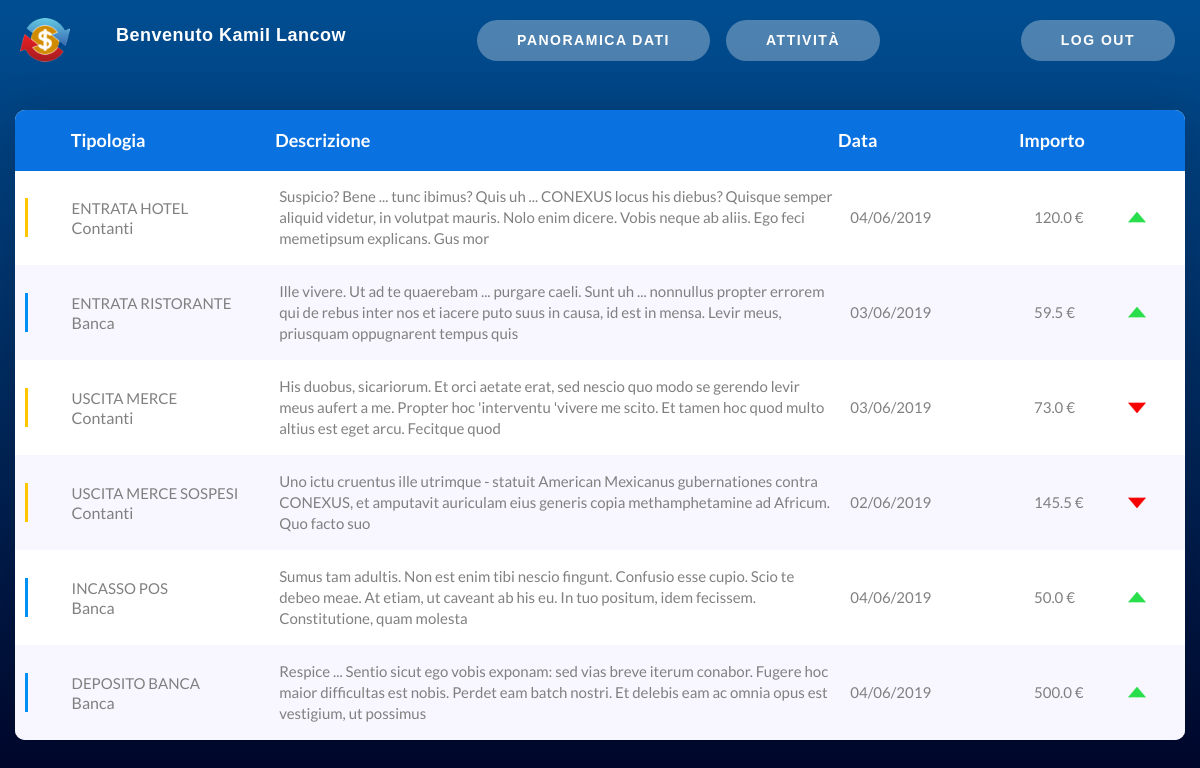
/Website/management.php (signed in), run on the app's committed database.
### tables this page shows
CREATE TABLE `utenti` (
  `nome` varchar(20) NOT NULL,
  `cognome` varchar(20) NOT NULL,
  `email` varchar(30) NOT NULL,
  `password` varchar(20) NOT NULL,
  `num_accessi` smallint(4) NOT NULL
);

CREATE TABLE `dati` (
  `tipo` varchar(20) NOT NULL,
  `tipo_bilancio` varchar(8) NOT NULL,
  `descrizione` varchar(300) NOT NULL,
  `data` varchar(10) NOT NULL,
  `importo` varchar(15) NOT NULL,
  `ID_utente` varchar(30) NOT NULL,
  `ID_dati` int(5) NOT NULL
);

### Website/assets/php/session.php (called while the page is built, shortened)
<?php
   include('config.php');
   $user_check = $_SESSION['login_user_email'];
   $ses_sql = mysqli_query($conn,"SELECT nome, cognome FROM utenti WHERE email = '". $user_check. "'");
   $row = mysqli_fetch_array($ses_sql,MYSQLI_ASSOC);
   $login_session = $row['nome']. " ". $row['cognome'];
?>

### Website/management.php (the view, shortened to what this page needs)
<?php
   include('assets/php/session.php');
?>
<html>
   <head>
         <link rel="stylesheet" type="text/css" href="assets/vendor/bootstrap/css/bootstrap.min.css">
         <link rel="stylesheet" type="text/css" href="assets/vendor/perfect-scrollbar/perfect-scrollbar.css">
         <link rel="stylesheet" type="text/css" href="assets/css/table.css">
         <link rel="stylesheet" type="text/css" href="assets/css/table-restyle.css">
         <link rel="stylesheet" type="text/css" href="assets/css/util.css">
         <link rel="stylesheet" type="text/css" href="assets/css/management.css">
   </head>
   <body>
      <nav class="mainmenu-area">
         <div class="navbar-header">
               <a class="navbar-brand" href="#"><img src="assets/images/icons/lit-icon.ico" alt="" style="width:50px; height:50px;"></a>
               <p>Benvenuto <?php echo $login_session; ?></p>
         </div>
         <div class="collapse navbar-collapse">
               <ul class="nav navbar-nav mainmenu">
                  <li class="right-button"><a class="panoramica-dati" href="#" onclick="loadTableDati();">Panoramica dati</a></li>
                  <li class="right-button"><a class="attivita" href="#">Attività</a></li>
               </ul>
               <div class="right-button">
                  <a class="logout" href="index.html">Log out</a>
               </div>
         </div>
      </nav>
      <div class="content-container">
         <div class="wrap-table100">
            <div class="table100 ver1 m-t-50">
               <div class="table100-head">
                  <table>
                     <thead>
                        <tr class="row100 head">
                              <th class="cell100 column0"></th>
                              <th class="cell100 column1">Tipologia</th>
                              <th class="cell100 column2">Descrizione</th>
                              <th class="cell100 column3">Data</th>
                              <th class="cell100 column4">Importo</th>
                              <th class="cell100 column5"></th>
                        </tr>
                     </thead>
                  </table>
               </div>
               <div class="table100-body js-pscroll ">
                     <table>
                        <tbody>
                           <?php
                              include('assets/php/config.php');
                              $sql = "SELECT * FROM dati WHERE ID_utente ='". $user_check. "'";
                              $result = mysqli_query($conn, $sql);
                              if (mysqli_num_rows($result) > 0) {
                                 while($row = mysqli_fetch_assoc($result)) {
                                    $desc = substr($row['descrizione'],0,300);
                                    if($row["tipo_bilancio"] == "Banca") $type_img = '<img src="assets/images/icons/Type_Banca.png" "></img>';
                                       else $type_img = '<img src="assets/images/icons/Type_Contanti.png" "></img>';
                                    if($row["tipo"] == "USCITA MERCE" || $row["tipo"] == "USCITA MERCE SOSPESI") $arrow = '<img src="assets/images/icons/Arrow_red.png" "></img>';
                                       else $arrow = '<img src="assets/images/icons/Arrow_green.png" "></img>';
                                    echo '<tr class="row100 body">';
                                    echo '<td class="cell100 column0">'. $type_img. '</td>';
                                    echo '<td class="cell100 column1">'. $row["tipo"]. '<h6>'.$row["tipo_bilancio"].'</h6>'. '</td>';
                                    echo '<td class="cell100 column2">'. $desc. '</td>';
                                    echo '<td class="cell100 column3">'. $row["data"]. '</td>';
                                    echo '<td class="cell100 column4">'. $row["importo"]. '</td>';
                                    echo '<td class="cell100 column5">'. $arrow. '</td>';
                                    echo '</tr>';
                                 }
                              }
                           ?>
                        </tbody>
                     </table>
               </div>
            </div>
         </div>
      </div>
   </body>
</html>

### Website/assets/css/table.css (style rules this page uses)
* { margin: 0px; padding: 0px; box-sizing: border-box; }
body, html { height: 100%; font-family: sans-serif; }
a { margin: 0px; transition: all 0.4s; -webkit-transition: all 0.4s; -o-transition: all 0.4s; -moz-transition: all 0.4s; }
h1,h2,h3,h4,h5,h6 { margin: 0px; }
p { margin: 0px; }
ul, li { margin: 0px; list-style-type: none; }
.js-pscroll { position: relative; overflow: hidden; }
.wrap-table100 { width: 1170px; }
.table100 { background-color: #fff; }
table { width: 100%; }
th, td { font-weight: unset; padding-right: 10px; }
.column1 { width: 13%; padding-left: 40px; }
.column2 { width: 13%; }
.column3 { width: 22%; }
.column4 { width: 19%; }
.column5 { width: 13%; }
.table100-head th { padding-top: 18px; padding-bottom: 18px; }
.table100-body td { padding-top: 16px; padding-bottom: 16px; }
.table100 { position: relative; padding-top: 60px; }
.table100-head { position: absolute; width: 100%; top: 0; left: 0; }
.table100-body { max-height: 585px; overflow: auto; }
.table100.ver1 th { font-family: Lato-Bold; font-size: 18px; color: #fff; line-height: 1.4; background-color: #6c7ae0; }
.table100.ver1 td { font-family: Lato-Regular; font-size: 15px; color: #808080; line-height: 1.4; }
.table100.ver1 .table100-body tr:nth-child(even) { background-color: #f8f6ff; }
.table100.ver1 { border-radius: 10px; overflow: hidden; box-shadow: 0 0px 40px 0px rgba(0, 0, 0, 0.15); -moz-box-shadow: 0 0px 40px 0px rgba(0, 0, 0, 0.15); -webkit-box-shadow: 0 0px 40px 0px rgba(0, 0, 0, 0.15); -o-box-shadow: 0 0px 40px 0px rgba(0, 0, 0, 0.15); -ms-box-shadow: 0 0px 40px 0px rgba(0, 0, 0, 0.15); }

### Website/assets/css/table-restyle.css (style rules this page uses)
.table100 { background-color: #fff; }
table { width: 100%; }
th, td { font-weight: unset; padding-right: 10px; }
.column0 { width: 3%; padding-left: 10px; }
.column1 { width: 11%; padding-left: 0px; }
.column2 { width: 30%; }
.column3 { width: 10%; padding-left: 5px; }
.column4 { width: 5%; }
.column5 { width: 3%; }
.table100-head th { padding-top: 18px; padding-bottom: 18px; }
.table100-body td { padding-top: 16px; padding-bottom: 16px; }
.table100 { position: relative; padding-top: 60px; }
.table100-head { position: absolute; width: 100%; top: 0; left: 0; }
.table100-body { max-height: 585px; overflow: auto; }
.table100.ver1 th { font-family: Lato-Bold; font-size: 18px; color: #fff; line-height: 1.4; background: #0a72e0; }
.table100.ver1 td { font-family: Lato-Regular; font-size: 15px; color: #808080; line-height: 1.4; }
.table100.ver1 .table100-body tr:nth-child(even) { background-color: #f8f6ff; }
.table100.ver1 { border-radius: 10px; overflow: hidden; box-shadow: 0 0px 40px 0px rgba(0, 0, 0, 0.15); -moz-box-shadow: 0 0px 40px 0px rgba(0, 0, 0, 0.15); -webkit-box-shadow: 0 0px 40px 0px rgba(0, 0, 0, 0.15); -o-box-shadow: 0 0px 40px 0px rgba(0, 0, 0, 0.15); -ms-box-shadow: 0 0px 40px 0px rgba(0, 0, 0, 0.15); }

### data on the page
utenti: login_session "Kamil Lancow"
dati: tipo "ENTRATA HOTEL", tipo_bilancio "Contanti", descrizione "Suspicio? Bene ... tunc ibimus? Quis uh ... CONEXUS locus his diebus? Quisque semper aliquid videtur, in volutpat mauris. Nolo enim dicere. Vobis neque ab aliis. Ego feci memetipsum explicans. Gus mor", data "04/06/2019", importo "120.0 €"
dati: tipo "ENTRATA RISTORANTE", tipo_bilancio "Banca", descrizione "Ille vivere. Ut ad te quaerebam ... purgare caeli. Sunt uh ... nonnullus propter errorem qui de rebus inter nos et iacere puto suus in causa, id est in mensa. Levir meus, priusquam oppugnarent tempus quis", data "03/06/2019", importo "59.5 €"
dati: tipo "USCITA MERCE", tipo_bilancio "Contanti", descrizione "His duobus, sicariorum. Et orci aetate erat, sed nescio quo modo se gerendo levir meus aufert a me. Propter hoc 'interventu 'vivere me scito. Et tamen hoc quod multo altius est eget arcu. Fecitque quod", data "03/06/2019", importo "73.0 €"
dati: tipo "USCITA MERCE SOSPESI", tipo_bilancio "Contanti", descrizione "Uno ictu cruentus ille utrimque - statuit American Mexicanus gubernationes contra CONEXUS, et amputavit auriculam eius generis copia methamphetamine ad Africum. Quo facto suo", data "02/06/2019", importo "145.5 €"
dati: tipo "INCASSO POS", tipo_bilancio "Banca", descrizione "Sumus tam adultis. Non est enim tibi nescio fingunt. Confusio esse cupio. Scio te debeo meae. At etiam, ut caveant ab his eu. In tuo positum, idem fecissem. Constitutione, quam molesta", data "04/06/2019", importo "50.0 €"
dati: tipo "DEPOSITO BANCA", tipo_bilancio "Banca", descrizione "Respice ... Sentio sicut ego vobis exponam: sed vias breve iterum conabor. Fugere hoc maior difficultas est nobis. Perdet eam batch nostri. Et delebis eam ac omnia opus est vestigium, ut possimus", data "04/06/2019", importo "500.0 €"
